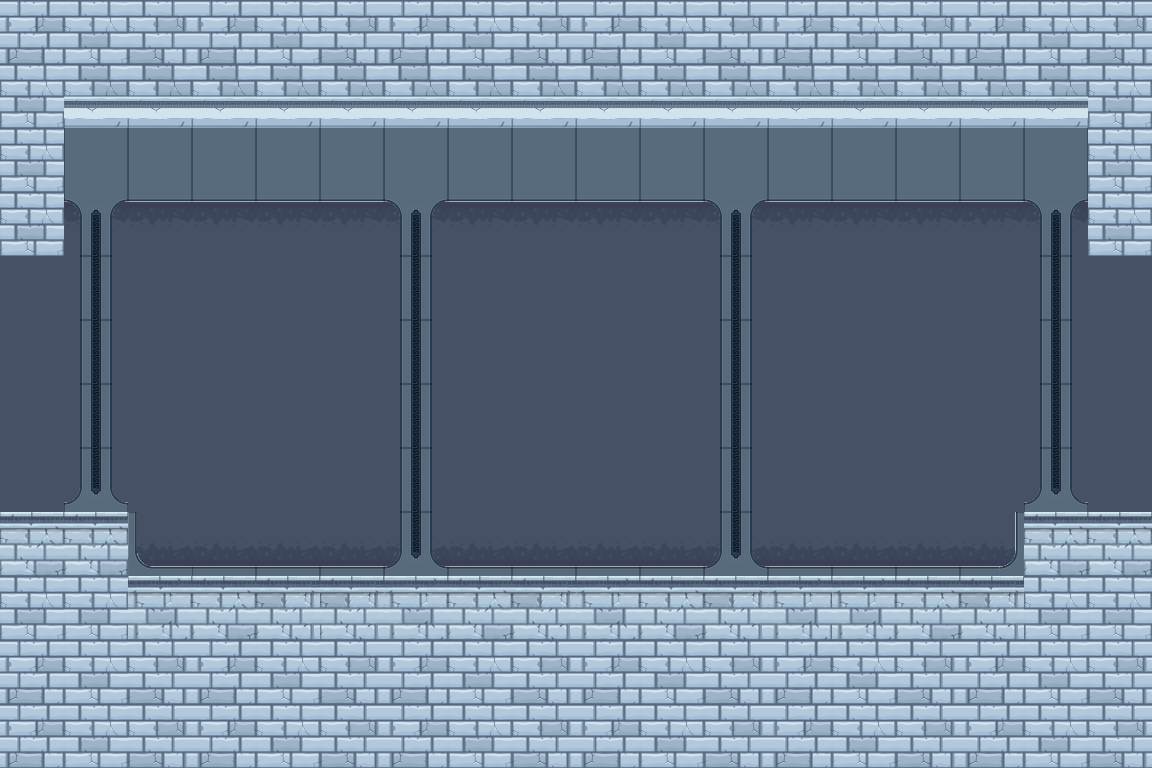

The image is a tile-based game level rendered from a .tmx file. Its description and complete source (layers, tilesets, objects, tile grids) follow:
An orthogonal 18x12 tile map with 64x64 px tiles, 2 tile layers (background, 2), 2 tilesets and 6 objects.

<map version="1.0" orientation="orthogonal" renderorder="right-down" width="18" height="12" tilewidth="64" tileheight="64" nextobjectid="9">
 <properties>
  <property name="Height" value="768" />
  <property name="Left" value="Yes" />
  <property name="Right" value="Yes" />
  <property name="Width" value="1152" />
 </properties>
 <tileset firstgid="1" name="items" tilewidth="64" tileheight="64" tilecount="400" columns="20">
  <image source="items.png" width="1280" height="1280" />
 </tileset>
 <tileset firstgid="401" name="tiles" tilewidth="64" tileheight="64" tilecount="105" columns="15">
  <image source="tiles.png" width="989" height="450" />
 </tileset>
 <layer name="background" width="18" height="12">
  <data encoding="csv">
418,419,420,418,419,420,418,419,420,418,419,420,418,419,420,418,419,420,
419,464,464,464,464,464,464,464,464,464,464,464,464,464,464,464,464,419,
419,486,486,486,486,486,486,486,486,486,486,486,486,486,486,486,486,419,
419,410,410,410,410,410,410,410,410,410,410,410,410,410,410,410,410,419,
425,425,425,425,425,425,425,425,425,425,425,425,425,425,425,425,425,425,
425,425,425,425,425,425,425,425,425,425,425,425,425,425,425,425,425,425,
425,425,425,425,425,425,425,425,425,425,425,425,425,425,425,425,425,425,
425,425,425,425,425,425,425,425,425,425,425,425,425,425,425,425,425,425,
419,425,440,440,440,440,440,440,440,440,440,440,440,440,440,440,425,419,
419,404,403,404,405,405,403,404,405,403,404,405,403,404,405,403,404,419,
418,419,420,418,419,420,418,419,420,418,419,420,418,419,420,418,419,420,
418,419,420,418,419,420,418,419,420,418,419,420,418,419,420,418,419,420
</data>
 </layer>
 <layer name="2" width="18" height="12">
  <data encoding="csv">
0,0,0,0,0,0,0,0,0,0,0,0,0,0,0,0,0,0,
0,0,0,0,0,0,0,0,0,0,0,0,0,0,0,0,0,0,
0,0,0,0,0,0,0,0,0,0,0,0,0,0,0,0,0,0,
0,470,471,471,471,471,470,471,471,471,471,470,471,471,471,471,470,0,
0,485,0,0,0,0,485,0,0,0,0,485,0,0,0,0,485,0,
0,485,0,0,0,0,485,0,0,0,0,485,0,0,0,0,485,0,
0,485,0,0,0,0,485,0,0,0,0,485,0,0,0,0,485,0,
0,500,0,0,0,0,485,0,0,0,0,485,0,0,0,0,500,0,
404,404,499,501,501,501,500,501,501,501,501,500,501,501,501,502,404,404,
0,419,403,404,405,0,0,0,0,0,0,0,0,403,404,405,419,0,
0,0,0,0,0,0,0,0,0,0,0,0,0,0,0,0,0,0,
0,0,0,0,0,0,0,0,0,0,0,0,0,0,0,0,0,0
</data>
 </layer>
 <objectgroup name="ground">
  <object id="2" x="0" y="512">
   <polyline points="0,0 128,0 128,64 1024,64 1024,0 1280,0 1280,-256 1088,-256 1088,-384 64,-384 64,-256 0,-256" />
  </object>
 </objectgroup>
 <objectgroup name="lighting">
  <object id="4" x="832" y="256" width="128" height="192" />
  <object id="5" x="512" y="256" width="128" height="192" />
  <object id="6" x="192" y="256" width="128" height="192" />
 </objectgroup>
 <objectgroup name="groundEnemy">
  <object id="7" x="512" y="512" width="64" height="64" />
  <object id="8" x="704" y="512" width="64" height="64" />
 </objectgroup>
</map>
